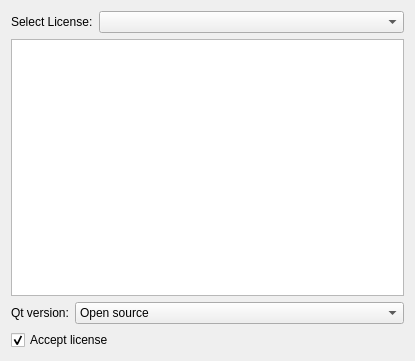
<?xml version="1.0" encoding="UTF-8"?>
<ui version="4.0">
 <class>PageLicense</class>
 <widget class="QWizardPage" name="PageLicense">
  <property name="geometry">
   <rect>
    <x>0</x>
    <y>0</y>
    <width>415</width>
    <height>361</height>
   </rect>
  </property>
  <property name="windowTitle">
   <string>WizardPage</string>
  </property>
  <property name="title">
   <string>Confirm licenses</string>
  </property>
  <layout class="QVBoxLayout" name="verticalLayout">
   <item>
    <layout class="QHBoxLayout" name="horizontalLayout_2">
     <item>
      <widget class="QLabel" name="label_5">
       <property name="sizePolicy">
        <sizepolicy hsizetype="Maximum" vsizetype="Preferred">
         <horstretch>0</horstretch>
         <verstretch>0</verstretch>
        </sizepolicy>
       </property>
       <property name="text">
        <string>Select License:</string>
       </property>
      </widget>
     </item>
     <item>
      <widget class="QComboBox" name="comboBox"/>
     </item>
    </layout>
   </item>
   <item>
    <widget class="QPlainTextEdit" name="plainTextEdit"/>
   </item>
   <item>
    <layout class="QHBoxLayout" name="horizontalLayout">
     <item>
      <widget class="QLabel" name="label_4">
       <property name="sizePolicy">
        <sizepolicy hsizetype="Maximum" vsizetype="Preferred">
         <horstretch>0</horstretch>
         <verstretch>0</verstretch>
        </sizepolicy>
       </property>
       <property name="text">
        <string>Qt version:</string>
       </property>
      </widget>
     </item>
     <item>
      <widget class="QComboBox" name="comboBoxLicenseType">
       <item>
        <property name="text">
         <string>Open source</string>
        </property>
       </item>
       <item>
        <property name="text">
         <string>Commercial</string>
        </property>
       </item>
      </widget>
     </item>
    </layout>
   </item>
   <item>
    <widget class="QCheckBox" name="checkBoxConfirmLicense">
     <property name="text">
      <string>Accept license</string>
     </property>
     <property name="checked">
      <bool>true</bool>
     </property>
    </widget>
   </item>
  </layout>
 </widget>
 <resources/>
 <connections/>
</ui>
